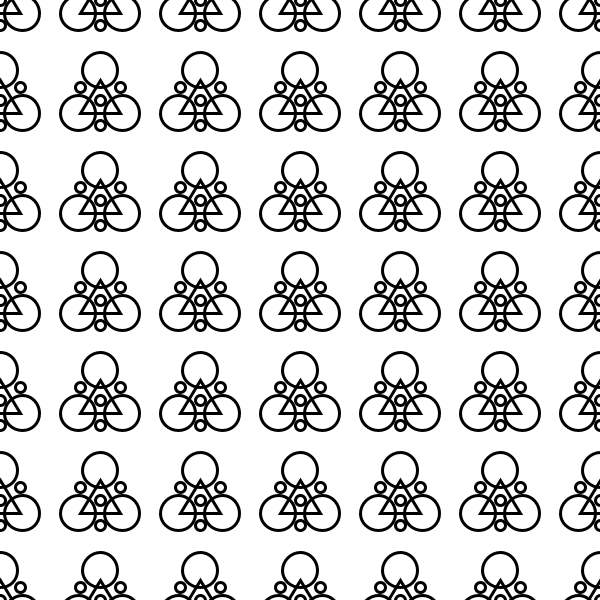
Frame 1 (no input)
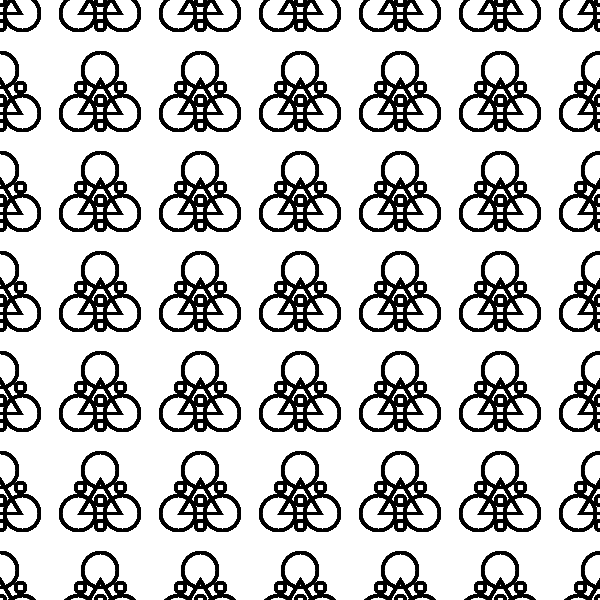
Frame 60 (the mouse pressed at the canvas centre just before this capture)
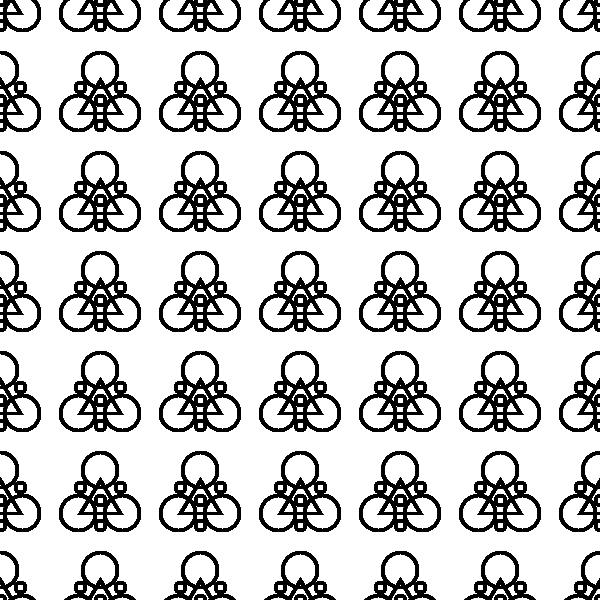
Frame 120 (the mouse held since frame 60 and released just before this capture)

The Processing sketch that drew these frames (run headless with seeded random() and noise(); from frame 60 on, the mouse is pressed at the canvas centre):

// Processing sketch: processing_113990
// ── processing_113990.pde

void setup()
{
size(600, 600);
background(255);
}

void draw()
{
for(int x = 0; x <= width; x = x + 100)
{
  for(int y = 0; y <= height; y = y + 100)
  {
    keywork(x, y);
  }
}
}

void keywork(int x, int y)
{
  noFill();
  strokeWeight(3);
  //stroke(r, g, b);
  ellipse(x, y, 10, 10);
  triangle(x, y-20, x-20, y+13, x+20, y+13);
  ellipse(x, y+25, 10, 10);
  ellipse(x-20, y-13, 10, 10);
  ellipse(x+20, y-13, 10, 10);
  ellipse(x, y-30, 35, 35);
  ellipse(x-22, y+13, 35, 35);
  ellipse(x+22, y+13, 35, 35);
}
